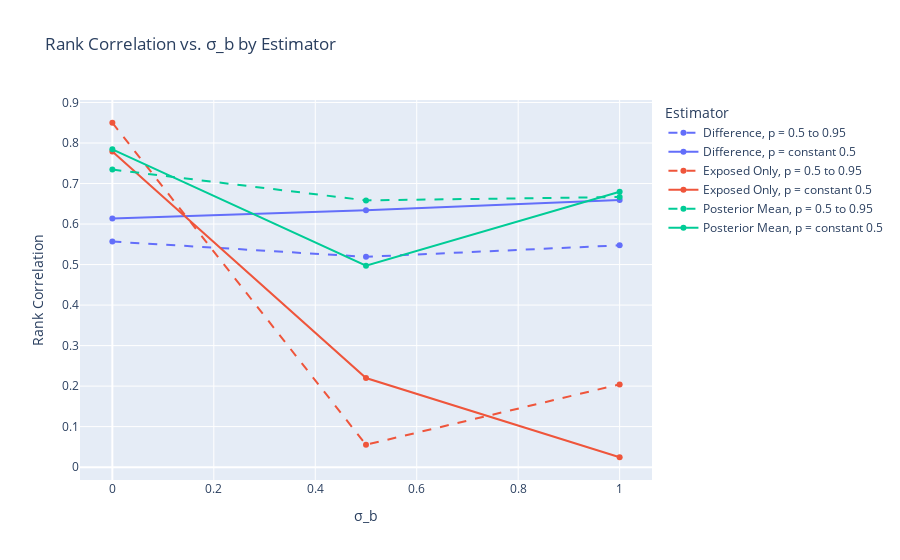

Notebook source saved alongside this figure:
### Code cell
fig_corr = px.line(
    result_means,
    x="sigma_b",
    y="rank_corr",
    color="estimator",
    line_dash="p",
    line_dash_map=dash_map,
    markers=True,
    title="Rank Correlation vs. σ_b by Estimator",
    labels={"sigma_b": "σ_b", "rank_corr": "Rank Correlation"},
)

# keep legend showing only estimator
fig_corr.update_layout(legend_title_text="Estimator")
fig_corr.show()

### Figure 1 — Plotly figure (JSON) as saved in the notebook; plotly's stock layout.template omitted (floating-point values rounded to 4 significant figures)
{"data": [{"hovertemplate": "estimator=Difference<br>p=p = 0.5 to 0.95<br>σ_b=%{x}<br>Rank Correlation=%{y}<extra></extra>", "legendgroup": "Difference, p = 0.5 to 0.95", "line": {"color": "#636efa", "dash": "dash"}, "marker": {"symbol": "circle"}, "mode": "lines+markers", "name": "Difference, p = 0.5 to 0.95", "orientation": "v", "showlegend": true, "type": "scatter", "x": [0, 0.5, 1], "xaxis": "x", "y": [0.5568, 0.5192, 0.5475], "yaxis": "y"}, {"hovertemplate": "estimator=Difference<br>p=p = constant 0.5<br>σ_b=%{x}<br>Rank Correlation=%{y}<extra></extra>", "legendgroup": "Difference, p = constant 0.5", "line": {"color": "#636efa", "dash": "solid"}, "marker": {"symbol": "circle"}, "mode": "lines+markers", "name": "Difference, p = constant 0.5", "orientation": "v", "showlegend": true, "type": "scatter", "x": [0, 0.5, 1], "xaxis": "x", "y": [0.6136, 0.6339, 0.6596], "yaxis": "y"}, {"hovertemplate": "estimator=Exposed Only<br>p=p = 0.5 to 0.95<br>σ_b=%{x}<br>Rank Correlation=%{y}<extra></extra>", "legendgroup": "Exposed Only, p = 0.5 to 0.95", "line": {"color": "#EF553B", "dash": "dash"}, "marker": {"symbol": "circle"}, "mode": "lines+markers", "name": "Exposed Only, p = 0.5 to 0.95", "orientation": "v", "showlegend": true, "type": "scatter", "x": [0, 0.5, 1], "xaxis": "x", "y": [0.8501, 0.05518, 0.2042], "yaxis": "y"}, {"hovertemplate": "estimator=Exposed Only<br>p=p = constant 0.5<br>σ_b=%{x}<br>Rank Correlation=%{y}<extra></extra>", "legendgroup": "Exposed Only, p = constant 0.5", "line": {"color": "#EF553B", "dash": "solid"}, "marker": {"symbol": "circle"}, "mode": "lines+markers", "name": "Exposed Only, p = constant 0.5", "orientation": "v", "showlegend": true, "type": "scatter", "x": [0, 0.5, 1], "xaxis": "x", "y": [0.7789, 0.2199, 0.0244], "yaxis": "y"}, {"hovertemplate": "estimator=Posterior Mean<br>p=p = 0.5 to 0.95<br>σ_b=%{x}<br>Rank Correlation=%{y}<extra></extra>", "legendgroup": "Posterior Mean, p = 0.5 to 0.95", "line": {"color": "#00cc96", "dash": "dash"}, "marker": {"symbol": "circle"}, "mode": "lines+markers", "name": "Posterior Mean, p = 0.5 to 0.95", "orientation": "v", "showlegend": true, "type": "scatter", "x": [0, 0.5, 1], "xaxis": "x", "y": [0.7345, 0.6585, 0.6667], "yaxis": "y"}, {"hovertemplate": "estimator=Posterior Mean<br>p=p = constant 0.5<br>σ_b=%{x}<br>Rank Correlation=%{y}<extra></extra>", "legendgroup": "Posterior Mean, p = constant 0.5", "line": {"color": "#00cc96", "dash": "solid"}, "marker": {"symbol": "circle"}, "mode": "lines+markers", "name": "Posterior Mean, p = constant 0.5", "orientation": "v", "showlegend": true, "type": "scatter", "x": [0, 0.5, 1], "xaxis": "x", "y": [0.7845, 0.4973, 0.6796], "yaxis": "y"}], "layout": {"legend": {"title": {"text": "Estimator"}, "tracegroupgap": 0}, "title": {"text": "Rank Correlation vs. σ_b by Estimator"}, "xaxis": {"anchor": "y", "domain": [0, 1], "title": {"text": "σ_b"}}, "yaxis": {"anchor": "x", "domain": [0, 1], "title": {"text": "Rank Correlation"}}}}
